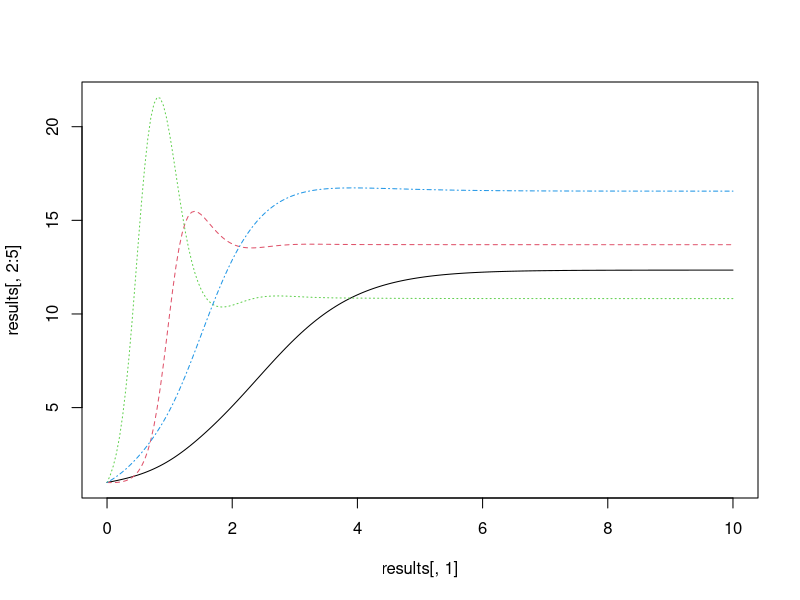

The R script that drew this image:
#create a matrix with the desired eigenvalues
#A <- diag(c(-1, -2 , -2 , -5/2))

A <- diag(c(runif(4,-4,-1)))

#make some complex eigenvalues
A[[2,3]] <- runif(1,1,4)
A[[3,2]] <- -1 * A[[2,3]]

#eigenvalues of A = -5/2, -2 +- 0.5i, -1
#note that you could randomize the values in A

#use a random matrix for perturbation
B <- matrix(runif(16, -1, 1), nrow = 4)

eps <- 0.3

eigen(A + eps*B) #eigenvalues are still good

#so the actual matrix is

C <- A + eps*B

X_eq <- runif(4, 10,20)

Coef <- matrix(0,4,4)

offDiag <- diag(1/X_eq) %*% C

Coef[ upper.tri(Coef) | lower.tri(Coef) ] <- offDiag[ upper.tri(Coef) | lower.tri(Coef) ] #beta[i,j]

alphas <- -diag(C) - as.vector(Coef %*% X_eq)

diag(Coef) <- -(alphas + as.vector(Coef %*% X_eq))/X_eq #beta[i,i]

#equilibrium check
alphas*X_eq + X_eq * as.vector(Coef %*% X_eq) #good

#verify jacobian at equilibrium is C
range(diag(alphas) + diag(as.vector(Coef %*% X_eq)) + diag(X_eq) %*% Coef - C) #looks good, numeric error


finalGLV <- list("alpha" = alphas, "beta" = Coef, "Equilibrium" = X_eq, "JacobianAtEq" = C, "Eigenvalues" = eigen(C)$values)

library(deSolve)


GLVmod <- function(Time, State, Pars){
  with(as.list(c(State,Pars)), {
    dW <- alpha[1]*W + beta[1,1]*W*W + beta[1,2]*W*X + beta[1,3]*W*Y + beta[1,4]*W*Z
    dX <- alpha[2]*X + beta[2,1]*W*X + beta[2,2]*X*X + beta[2,3]*X*Y + beta[2,4]*X*Z
    dY <- alpha[3]*Y + beta[3,1]*W*Y + beta[3,2]*X*Y + beta[3,3]*Y*Y + beta[3,4]*Y*Z
    dZ <- alpha[4]*Z + beta[4,1]*W*Z + beta[4,2]*X*Z + beta[4,3]*Y*Z + beta[4,4]*Z*Z
    return(list(c(dW,dX,dY,dZ)))
       })
}

GLVmod(0, State = c(W=1,X=1,Y=1,Z=1), Pars = list(alpha = finalGLV$alpha, beta = finalGLV$beta) )

results <- ode(c(W=1,X=1,Y=1,Z=1),seq(0,10,by=0.05),GLVmod, list(alpha = finalGLV$alpha, beta = finalGLV$beta))

matplot(results[,1], results[,2:5], type = "l")
tail(results)
finalGLV$Equilibrium
finalGLV$Eigenvalues 
